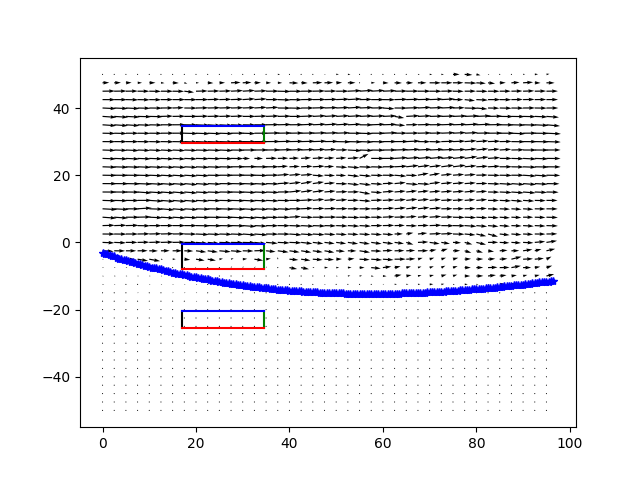

Write Python code to recreate this figure.
import scipy.io as sio
import matplotlib.pylab as plt

data = sio.loadmat("data.mat")
x = data.get("x")
y = data.get("y")
u = data.get("u")
v = data.get("v")
xit = data.get("xit")
yit = data.get("yit")

def draw_rects():
    ## Rect 1
    corner1 = (x[159, 34], y[159, 34])
    corner2 = (x[169, 69], y[169, 69])

    plt.plot([corner1[0], corner1[0]], [corner1[1], corner2[1]], "k")
    plt.plot([corner2[0], corner2[0]], [corner1[1], corner2[1]], "g")
    plt.plot([corner1[0], corner2[0]], [corner1[1], corner1[1]], "r")
    plt.plot([corner1[0], corner2[0]], [corner2[1], corner2[1]], "b")

    ## Rect 2
    corner1 = (x[84, 34], y[84, 34])
    corner2 = (x[99, 69], y[99, 69])

    plt.plot([corner1[0], corner1[0]], [corner1[1], corner2[1]], "k")
    plt.plot([corner2[0], corner2[0]], [corner1[1], corner2[1]], "g")
    plt.plot([corner1[0], corner2[0]], [corner1[1], corner1[1]], "r")
    plt.plot([corner1[0], corner2[0]], [corner2[1], corner2[1]], "b")

    ## Rect 3
    corner1 = (x[49, 34], y[49, 34])
    corner2 = (x[59, 69], y[59, 69])

    plt.plot([corner1[0], corner1[0]], [corner1[1], corner2[1]], "k")
    plt.plot([corner2[0], corner2[0]], [corner1[1], corner2[1]], "g")
    plt.plot([corner1[0], corner2[0]], [corner1[1], corner1[1]], "r")
    plt.plot([corner1[0], corner2[0]], [corner2[1], corner2[1]], "b")

plt.figure()

draw_rects()

plt.plot(xit, yit, "b*")
skip_num = 5
plt.quiver(x[::skip_num, ::skip_num], y[::skip_num, ::skip_num], u[::skip_num, ::skip_num], v[::skip_num, ::skip_num])

plt.savefig("oppg_c.png")
plt.show()